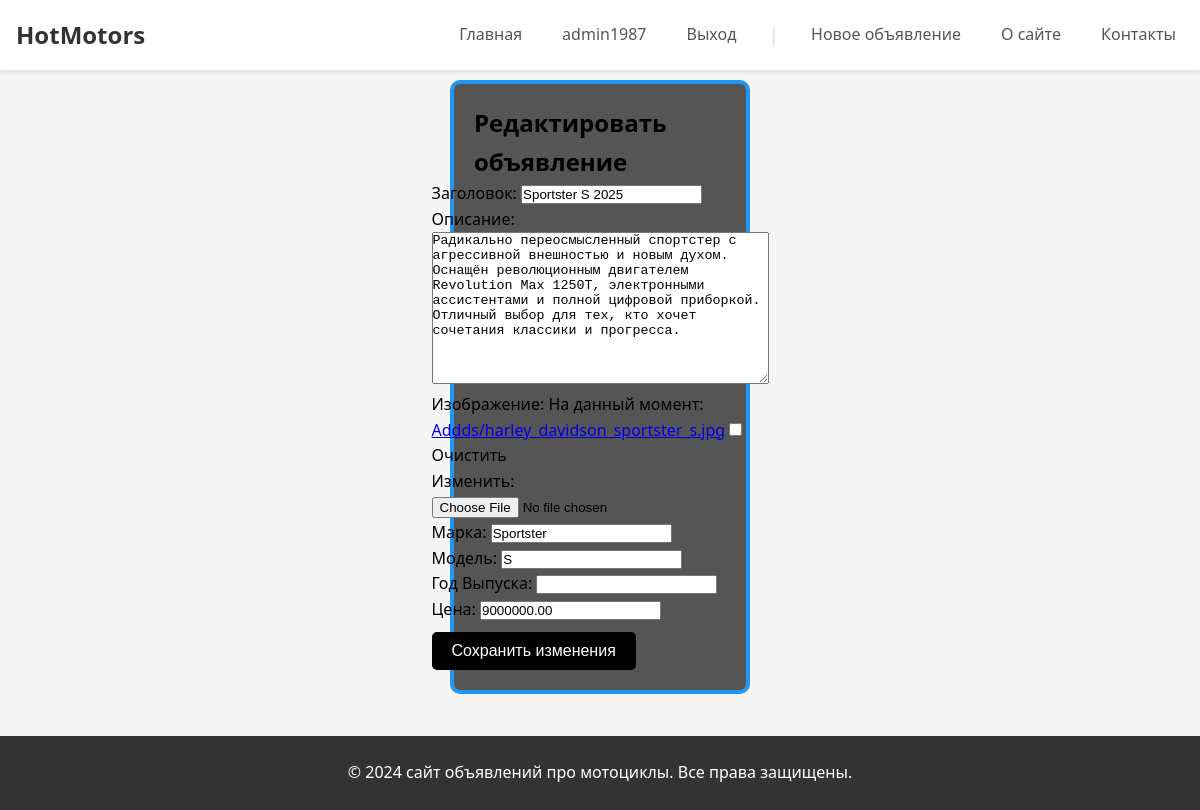
The page /bboard/addd/edit/sportster-s-2025/ (signed in) on the database its author committed.
### bboard/models.py (models this page shows, shortened)
class Addd(models.Model):
    author = models.ForeignKey(User, on_delete=models.CASCADE, verbose_name='Автор', related_name='Addds')
    title = models.CharField(max_length=100, verbose_name='Заголовок')
    content = models.TextField(verbose_name='Описание')
    image = models.ImageField(upload_to='Addds/', blank=True, null=True, verbose_name='Изображение')
    created_at = models.DateTimeField(default=timezone.now, verbose_name='Дата создания', editable=False)
    brand = models.CharField(max_length=100, verbose_name="Марка")
    model = models.CharField(max_length=100, verbose_name="Модель")
    year = models.PositiveIntegerField(verbose_name="Год выпуска")
    price = models.DecimalField(max_digits=10, decimal_places=2, verbose_name='Цена', default=0)
    slug = models.SlugField(max_length=200, unique=True, editable=False, null=True)
    class Meta:
        verbose_name = 'Объявление'
        verbose_name_plural = 'Объявления'
        ordering = ['-created_at']

### bboard/views.py (the view)
# urls.py: path('addd/edit/<slug:slug>/', update_addd, name='update_addd'),
@login_required
def update_addd(request, slug):
    addd = get_object_or_404(Addd, slug=slug)
    if request.method == 'POST':
        form = AdddForm(data=request.POST, files=request.FILES, instance=addd, initial={'author': addd.author})
        if form.is_valid():
            addd.title = form.cleaned_data['title']
            addd.content = form.cleaned_data['content']
            addd.author = form.cleaned_data['author']
            addd.image = form.cleaned_data['image']
            addd.save()
            return redirect('bboard:read_addd', slug=addd.slug)
    else:
        form = AdddForm(initial={
            'title': addd.title,
            'content': addd.content,
            'image': addd.image,
            'author': addd.author,
            'price': addd.price,
            'brand': addd.brand,
            'model': addd.model,
        }, author=request.user)
    return render(request, template_name='bboard/addd_update.html', context={'form': form})

### bboard/forms.py
class AdddForm(forms.ModelForm):
    def __init__(self, *args, **kwargs):
        author = kwargs.pop('author', None)
        super(AdddForm, self).__init__(*args, **kwargs)
        self.fields['author'].initial = author
        self.fields['author'].disabled = True
        self.fields['author'].widget = forms.HiddenInput()
    class Meta:
        model = Addd
        fields = ['author', 'title', 'content', 'image', 'brand', 'model', 'year', 'price']
        labels = {
        'author': 'author',
        'title': 'Заголовок',
        'text': 'Текст поста',
        'image': 'Изображение',
        'price': 'Цена',
        'brand': 'Марка',
        'model': 'Модель',
        'year': 'Год Выпуска'
    }

### BboardSite/bboard/templates/bboard/addd_update.html (shortened to what this page needs)
{% extends 'bboard/base.html' %}
{% block content %}
<div class="redact-list">
  <h2>Редактировать объявление</h2>
  <form method="post" enctype="multipart/form-data">
    {{ form.as_p }}
    <button type="submit" class="custom-button">Сохранить изменения</button>
  </form>
</div>
{% endblock %}

### BboardSite/bboard/templates/bboard/base.html (shortened to what this page needs)
{% load static %}
<!DOCTYPE html>
<html lang="en">
<head>
    <link rel="stylesheet" href="{% static 'css/styles.css' %}">
</head>
<body>
    <header>
        <div class="header-content">
            <h3 class="site-title"><a href="/">HotMotors</a></h3>
            <nav>
                <div class="menu">
                    <div><a href="{% url 'bboard:index' %}">Главная</a></div>
                    {% if not user.is_authenticated %}
                        <div><a href="{% url 'users:login' %}">Войти</a></div>
                        <div><a href="{% url 'users:register' %}">Зарегистрироваться</a></div>
                    {% else %}
                        <div><a href="{% url 'users:profile' pk=user.pk %}">{{user.username}}</a></div>
                        <div><a href="{% url 'users:logout' %}">Выход</a></div>
                    {% endif %}
                    <div class="menu-divider">|</div>
                    <div><a href="{% url 'bboard:add_addd' %}">Новое объявление</a></div>
                    <div><a href="{% url 'bboard:about' %}">О сайте</a></div>
                    <div><a href="{% url 'bboard:contact' %}">Контакты</a></div>
                </div>
            </nav>
        </div>
    </header>
    {% block content %}
    {% endblock content %}
    <div class="footer-bottom">
        <p>&copy; 2024 сайт объявлений  про мотоциклы. Все права защищены.</p>
    </div>
</body>
</html>

### static/css/styles.css (style rules this page uses)
* { margin: 0; padding: 0; box-sizing: border-box; }
body { font-family: 'Segoe UI', Tahoma, Geneva, Verdana, sans-serif; line-height: 1.6; background-color: #f5f5f5; min-height: 100vh; display: flex; flex-direction: column; }
header { background-color: #ffffff; box-shadow: 0 2px 5px rgba(0, 0, 0, 0.1); position: sticky; top: 0; z-index: 1000; }
.header-content { max-width: 1200px; margin: 0 auto; padding: 1rem; display: flex; justify-content: space-between; align-items: center; }
.site-title { font-size: 1.5rem; font-weight: 600; }
.site-title a { color: #333; text-decoration: none; transition: color 0.3s ease; }
.menu { display: flex; align-items: center; gap: 1.5rem; }
.menu div { position: relative; }
.menu a { color: #555; text-decoration: none; font-size: 1rem; padding: 0.5rem; transition: all 0.3s ease; }
.menu-divider { color: #ddd; font-size: 1.2rem; }
.footer-bottom { text-align: center; padding: 1.5rem; background-color: #333; color: #fff; margin-top: 2rem; }
.redact-list { display: flex; flex-direction: column; align-items: center; justify-content: center; background-color: #555; border-radius: 10px; padding: 20px; margin: 10px auto; border: 4px solid #2196f3; max-width: 300px; width: 90%; }
.redact-list button { margin-top: 10px; padding: 10px 20px; background-color: #000000; color:#ffffff; border: none; border-radius: 5px; cursor: pointer; }
.custom-button { display: inline-block; padding: 10px; background: #222; color: #fff; text-decoration: none; border: none; border-radius: 6px; font-size: 1rem; font-weight: 200; cursor: pointer; }

### rows shown on the page
Addd: title "Sportster S 2025", content "Радикально переосмысленный спортстер с агрессивной внешностью и новым духом. Оснащён революционным двигателем Revolution Max 1250T, электронными ассистентами и полной цифровой приборкой. Отличный выбор для тех, кто хочет сочетания классики и прогресса.", brand "Sportster", model "S", price "9000000.00"

### other values the page prints
{{ user.username }} "admin1987"
